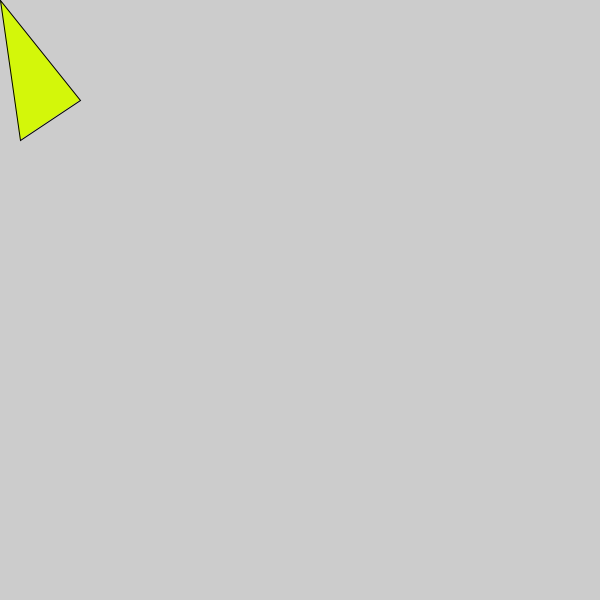
Frame 1 (no input)
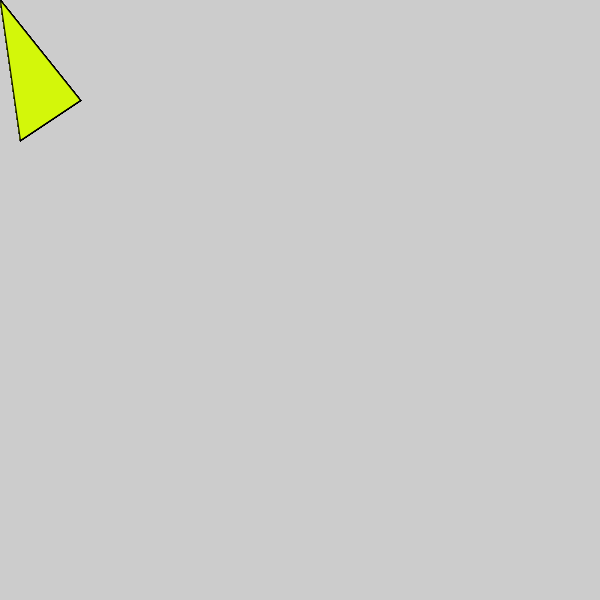
Frame 60 (the mouse pressed at the canvas centre just before this capture)
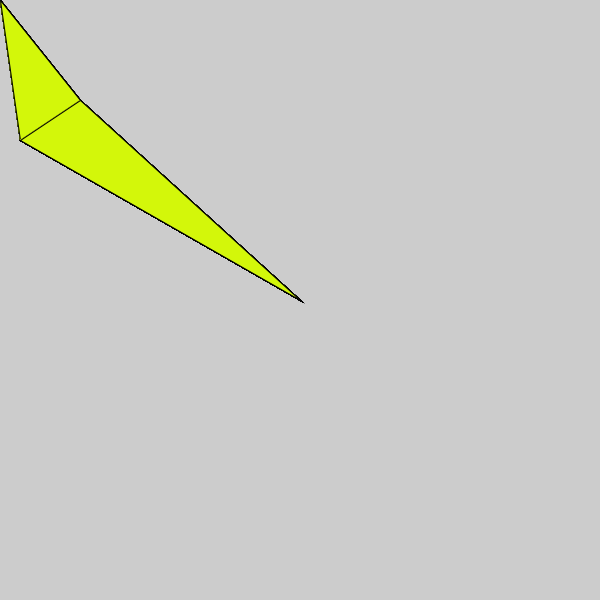
Frame 120 (the mouse held since frame 60 and released just before this capture)

The Processing sketch that drew these frames (run headless with seeded random() and noise(); from frame 60 on, the mouse is pressed at the canvas centre):

// Processing sketch: processing_35457
// ── processing_35457.pde

void setup()
{
size(600,600);
fill(211, 247, 10);
 
}
void draw()
{
triangle(mouseX,mouseY, 80, 100, 20, 140);
}
